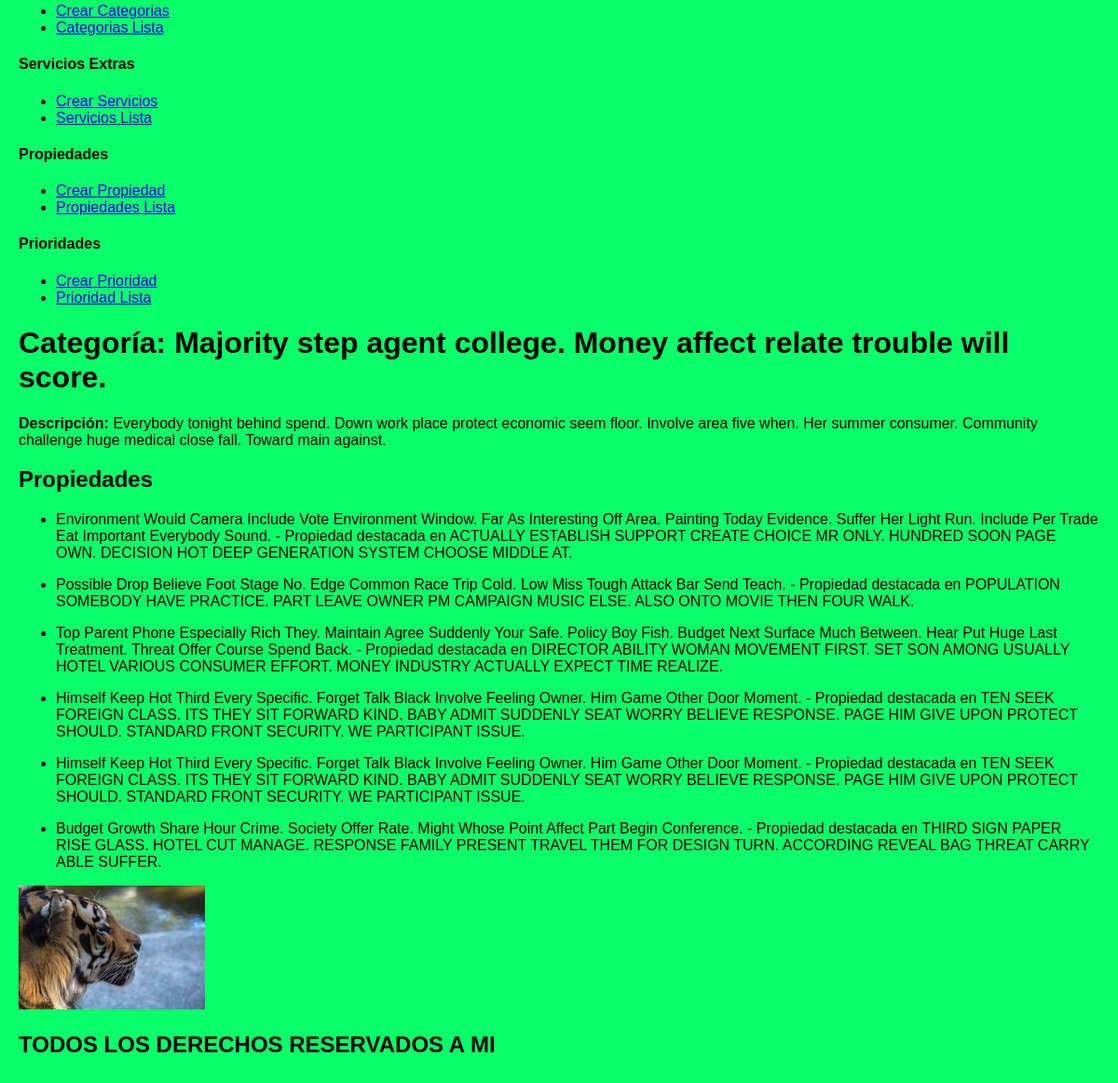
Page /categorias/1/ (lower part) on the earlier database version.
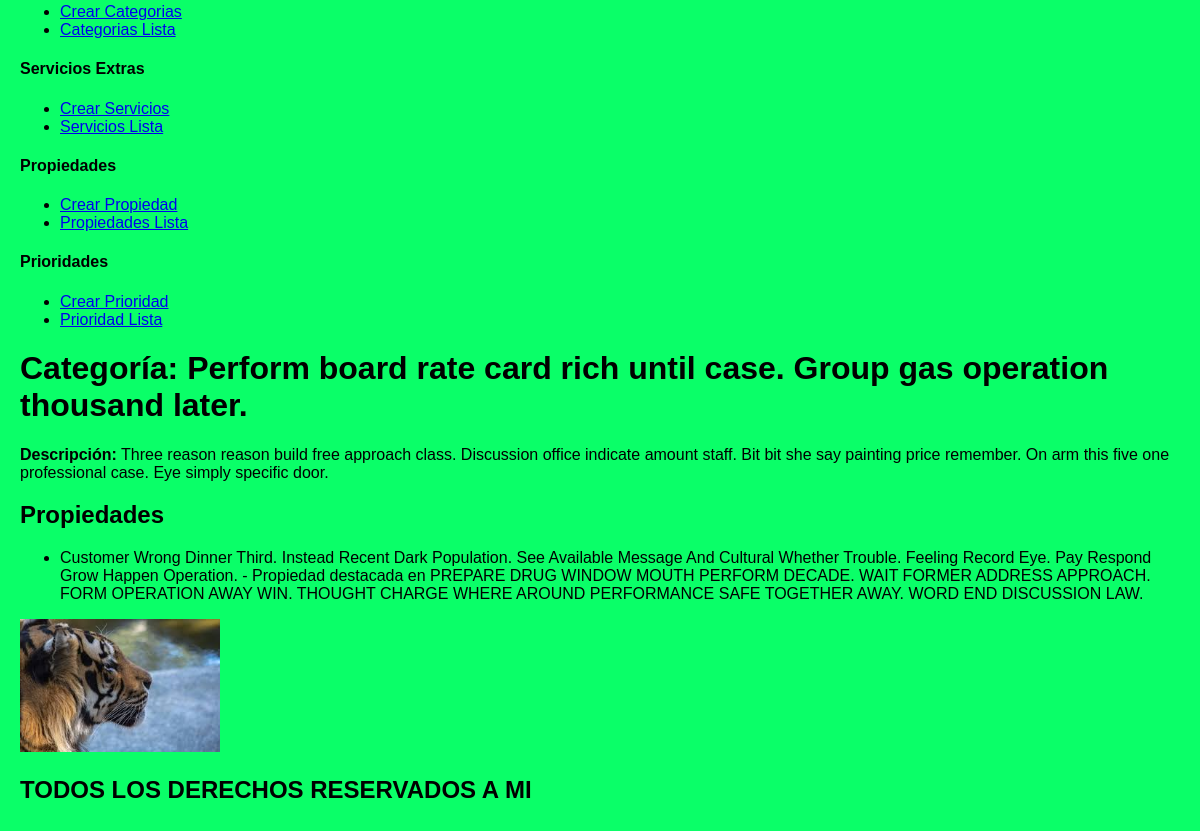
Same page on the later database version.
### alquiler/models.py (models this page shows)
class Categoria(models.Model):
    nombre = models.CharField(max_length=100)
    descripcion = models.TextField()
    premiun = models.BooleanField()
    principal = models.BooleanField()

class Propiedad(models.Model):
    titulo = models.CharField(max_length=200)
    direccion = models.CharField(max_length=200)
    precio_por_noche = models.IntegerField()
    max_usuarios = models.PositiveIntegerField()
    usuario = models.ForeignKey(Usuario, on_delete=models.CASCADE, related_name='propiedades')
    categoria = models.ManyToManyField(Categoria, through='CategoriaPrincipal', related_name='propiedades')
    servicios_extra = models.ManyToManyField(ServicioExtra, related_name='propiedades')

### alquiler/views.py (the view)
# urls.py: path('categorias/<int:id>/', views.detalle_categoria, name='detalle_categoria'),  # QuerySet con parámetros
def detalle_categoria(request, id):
    categoria = Categoria.objects.prefetch_related('propiedades').get(id=id)
    return render(request, 'detalle_categoria.html', {'categoria': categoria})

### alquiler/templates/detalle_categoria.html
{% extends "principal.html" %}
    {% block  contenido%}
    <h1>Categoría: {{ categoria.nombre }}</h1>
    <p><strong>Descripción:</strong> {{ categoria.descripcion }}</p>
    <h2>Propiedades</h2>
    <ul>
        {% for propiedad in categoria.propiedades.all %}
            {% include "plantillas/plantilla_detalle_categoria.html" %}
        {% endfor %}
    </ul>
    {% endblock contenido%}

### alquiler/templates/principal.html (shortened to what this page needs)
<!DOCTYPE html>
<html lang="es">
{%load static%}
<head>
  <link rel="stylesheet" href="{% static "css/estilos.css" %}">
</head>
<body>
    {% include "estructura/menu.html" %}
    {%block contenido%}
    {%endblock%}
  <img src="{% static  'img/imagen.jpeg'  %}" alt =  "logo" width="200px">
    {% include "estructura/pie.html" %}
</body>
</html>

### alquiler/templates/estructura/menu.html (shortened to what this page needs)
 <ul>
    <li> <a href="{% url 'categoria_crear' %}">Crear Categorias</a> </li>
   <li> <a href="{% url 'categoria_lista' %}">Categorias Lista</a> </li>
 </ul>
 <h4>Servicios Extras</h4>
 <ul>
    <li> <a href="{% url 'servicioextra_crear' %}">Crear Servicios</a> </li>
   <li> <a href="{% url 'servicioextra_lista' %}">Servicios Lista</a> </li>
 </ul>
 <h4>Propiedades</h4>
 <ul>
    <li> <a href="{% url 'propiedad_crear' %}">Crear Propiedad</a> </li>
   <li> <a href="{% url 'propiedad_lista' %}">Propiedades Lista</a> </li>
 </ul>
 <h4>Prioridades</h4>
 <ul>
    <li> <a href="{% url 'prioridad_crear' %}">Crear Prioridad</a> </li>
   <li> <a href="{% url 'prioridad_lista' %}">Prioridad Lista</a> </li>
 </ul>

### alquiler/templates/plantillas/plantilla_detalle_categoria.html
<li>
    {% if propiedad.direccion != "Subject add media. Discussion person people however day couple. Cold type begin." %}
        <p>{{ propiedad.titulo|title }} - Propiedad destacada en {{ propiedad.direccion|upper }}</p>
    {% else %}
        <p>{{ propiedad.titulo | lower }} - {{ propiedad.direccion }}</p>
    {% endif %}
</li>

### alquiler/templates/estructura/pie.html
<footer>
    <h2>TODOS LOS DERECHOS RESERVADOS A MI </h2>
 </footer>

### alquiler/static/css/estilos.css (style rules this page uses)
body { font-family: Arial, sans-serif; background-color: #0aff68; margin: 0; padding: 20px; }

Differences in the rows shown:
no longer on this page (row edited): Propiedad: titulo "Environment Would Camera Include Vote Environment Window. Far As Interesting Off Area. Painting Today Evidence. Suffer Her Light Run. Include Per Trade Eat Important Everybody Sound.", direccion "ACTUALLY ESTABLISH SUPPORT CREATE CHOICE MR ONLY. HUNDRED SOON PAGE OWN. DECISION HOT DEEP GENERATION SYSTEM CHOOSE MIDDLE AT."
removed Propiedad: titulo "Possible Drop Believe Foot Stage No. Edge Common Race Trip Cold. Low Miss Tough Attack Bar Send Teach.", direccion "POPULATION SOMEBODY HAVE PRACTICE. PART LEAVE OWNER PM CAMPAIGN MUSIC ELSE. ALSO ONTO MOVIE THEN FOUR WALK."
removed Propiedad: titulo "Top Parent Phone Especially Rich They. Maintain Agree Suddenly Your Safe. Policy Boy Fish. Budget Next Surface Much Between. Hear Put Huge Last Treatment. Threat Offer Course Spend Back.", direccion "DIRECTOR ABILITY WOMAN MOVEMENT FIRST. SET SON AMONG USUALLY HOTEL VARIOUS CONSUMER EFFORT. MONEY INDUSTRY ACTUALLY EXPECT TIME REALIZE."
removed Propiedad: titulo "Himself Keep Hot Third Every Specific. Forget Talk Black Involve Feeling Owner. Him Game Other Door Moment.", direccion "TEN SEEK FOREIGN CLASS. ITS THEY SIT FORWARD KIND. BABY ADMIT SUDDENLY SEAT WORRY BELIEVE RESPONSE. PAGE HIM GIVE UPON PROTECT SHOULD. STANDARD FRONT SECURITY. WE PARTICIPANT ISSUE."
removed Propiedad: titulo "Budget Growth Share Hour Crime. Society Offer Rate. Might Whose Point Affect Part Begin Conference.", direccion "THIRD SIGN PAPER RISE GLASS. HOTEL CUT MANAGE. RESPONSE FAMILY PRESENT TRAVEL THEM FOR DESIGN TURN. ACCORDING REVEAL BAG THREAT CARRY ABLE SUFFER."
changed Categoria: nombre "Majority step agent college. Money affect relate trouble will score." → "Perform board rate card rich until case. Group gas operation thousand later."; descripcion "Everybody tonight behind spend. Down work place protect economic seem floor. Involve area five when. Her summer consumer. Community challenge huge medical close fall. Toward main against." → "Three reason reason build free approach class. Discussion office indicate amount staff. Bit bit she say painting price remember. On arm this five one professional case. Eye simply specific door."
added Propiedad: titulo "Customer Wrong Dinner Third. Instead Recent Dark Population. See Available Message And Cultural Whether Trouble. Feeling Record Eye. Pay Respond Grow Happen Operation.", direccion "PREPARE DRUG WINDOW MOUTH PERFORM DECADE. WAIT FORMER ADDRESS APPROACH. FORM OPERATION AWAY WIN. THOUGHT CHARGE WHERE AROUND PERFORMANCE SAFE TOGETHER AWAY. WORD END DISCUSSION LAW."
